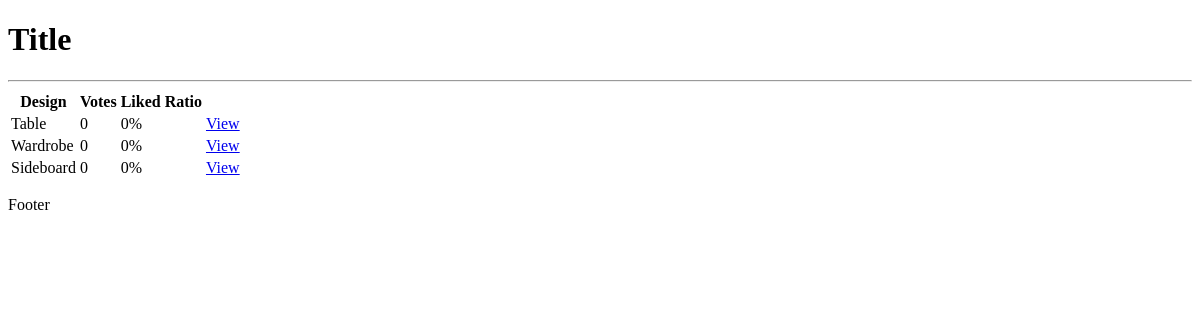
The app's page /, older data.
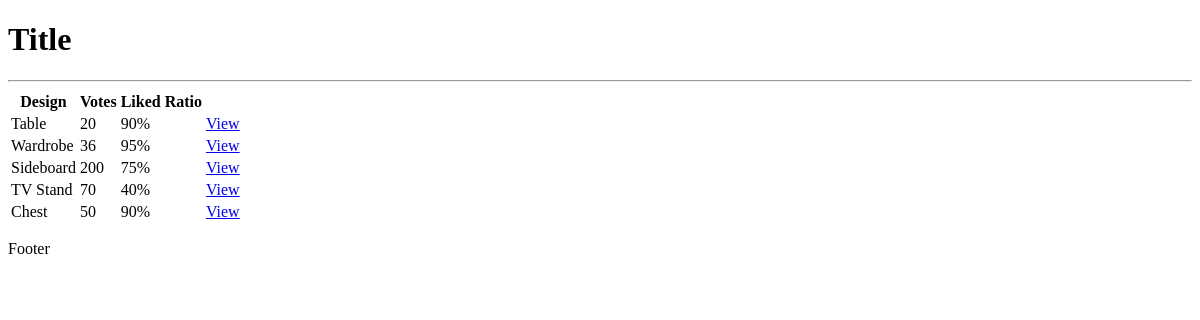
The same page, newer data.
### designs/models.py (models this page shows, shortened)
class Design(models.Model):
    title = models.CharField(max_length=250)
    description = models.TextField(null=True, blank=True)
    design_link = models.CharField(max_length=2500, null=True, blank=True)
    tags = models.ManyToManyField('Tag', blank=True)
    rating_total = models.IntegerField(default=0, null=True, blank=True)
    rating_ratio = models.IntegerField(default=0, null=True, blank=True)
    id = models.UUIDField(default=uuid.uuid4, unique=True, primary_key=True, editable=False)

### designs/views.py (the view)
# urls.py: path('', views.designs, name="designs"),
def designs(request):
    designs = Design.objects.all()
    context = {'designs': designs}
    return render(request, 'designs/designs.html', context)

### designs/templates/designs/designs.html
{% extends 'main.html' %}
{% block content %}
<table>
    <tr>
        <th>Design</th>
        <th>Votes</th>
        <th>Liked Ratio</th>
    </tr>
    {% for design in designs %}
        <tr>
            <td>{{design.title}}</td>
            <td>{{design.rating_total}}</td>
            <td>{{design.rating_ratio}}%</td>
            <td><a href="{% url 'design' design.id %}">View</a></td>
        </tr>
    {% endfor %}
</table>
{% endblock content%}

### templates/main.html (shortened to what this page needs)
<!DOCTYPE html>
<html lang="en">
<head>
</head>
<body>
    {% include 'nav.html' %}
    {% block content %}
    {% endblock content %}
    <p>Footer</p>
</body>
</html>

### templates/nav.html
<h1>Title</h1>
<hr>

Row changes from the older to the newer data that the page shows:
changed Design "Table": rating_total "0" → "20"; rating_ratio "0" → "90"
changed Design "Wardrobe": rating_total "0" → "36"; rating_ratio "0" → "95"
changed Design "Sideboard": rating_total "0" → "200"; rating_ratio "0" → "75"
added Design: title "TV Stand", rating_total "70", rating_ratio "40"
added Design: title "Chest", rating_total "50", rating_ratio "90"
